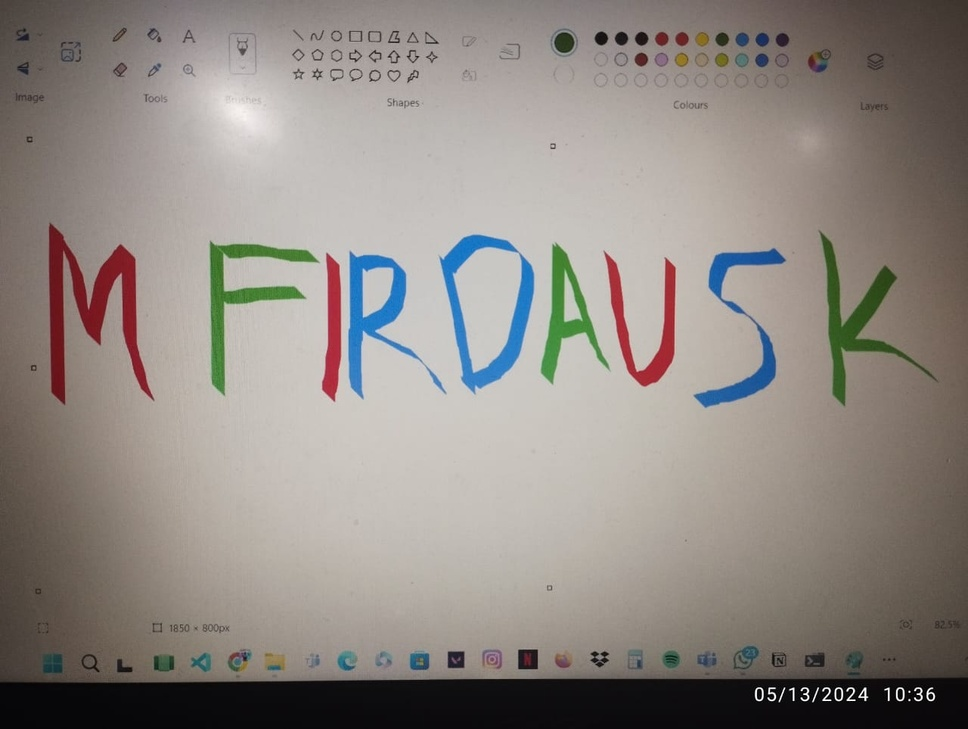
#> input picture PCD_UTS_202131191_2024_ITPLN/namargb.jpeg, 968 x 729 px, shrunk from 1280 x 963 before the run, given in place of namargb.jpg, which was not available
$ jupyter execute --allow-errors 'Deteksi Warna pada citra.ipynb'
#> lines starting #> are read from the running program, lines starting #| are printed output that depends on the picture
[cell 1]
import cv2
import numpy as np
import matplotlib.pyplot as plt

[cell 2]
image = cv2.imread('namargb.jpg')
#> image is the input picture: shape (729, 968, 3); mean B, G, R 131.1, 136.7, 143.5

[cell 3]
grayscale_image = cv2.cvtColor(image, cv2.COLOR_BGR2GRAY)
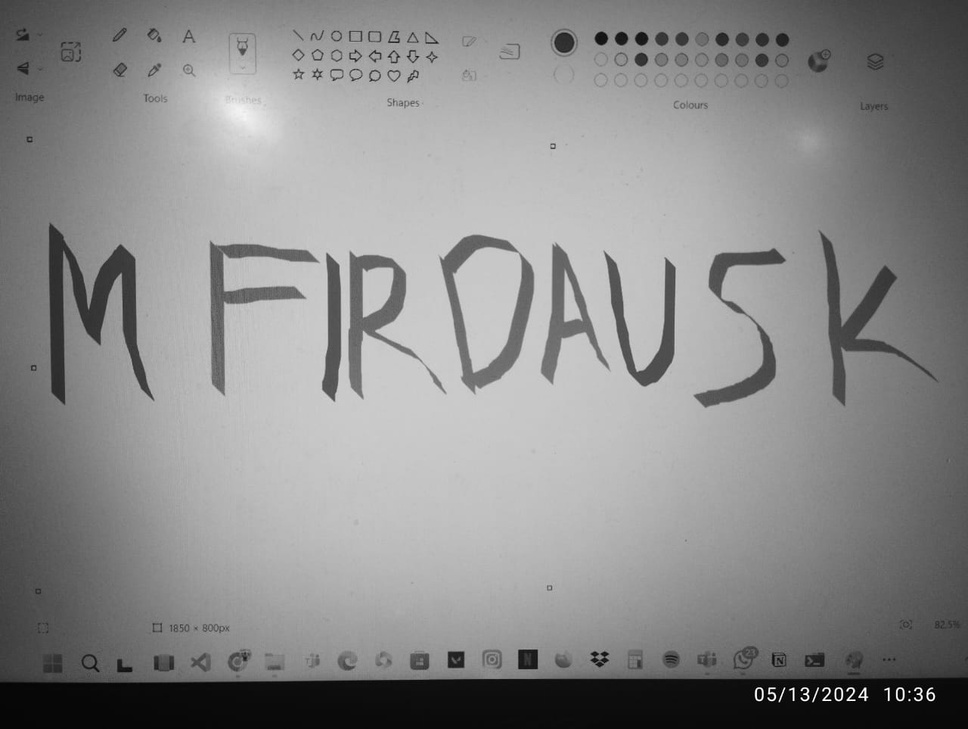
#> grayscale_image: shape (729, 968); min 0, max 255, mean 138.1


$ run again, with PCD_UTS_202131191_2024_ITPLN/kipas.jpeg copied over PCD_UTS_202131191_2024_ITPLN/namargb.jpeg
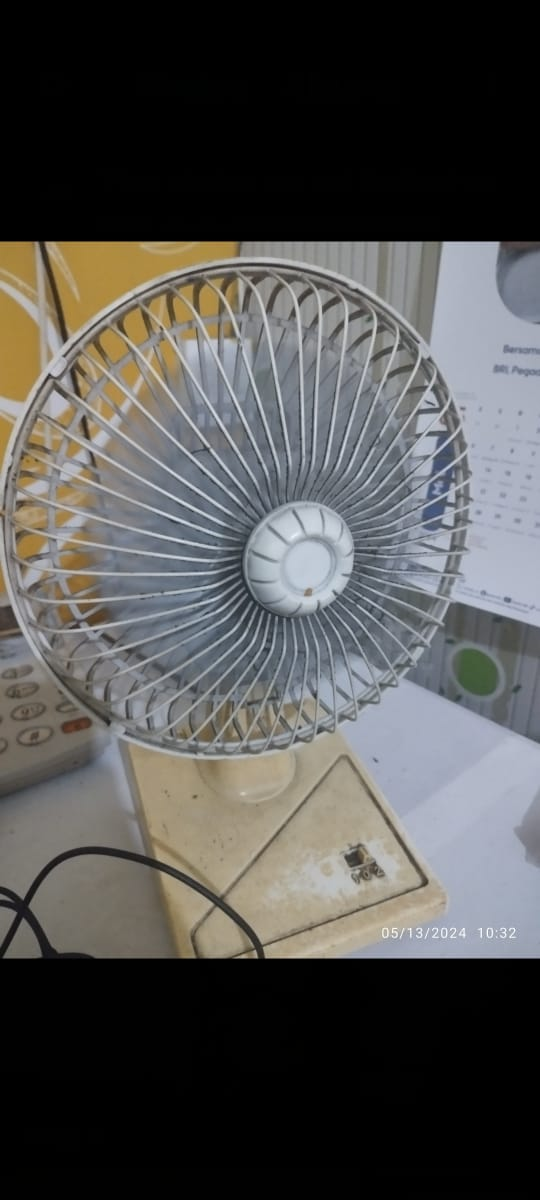
#> input picture PCD_UTS_202131191_2024_ITPLN/kipas.jpeg, 540 x 1200 px, given in place of namargb.jpg, which was not available
#> image is the input picture: shape (1200, 540, 3); mean B, G, R 80.7, 82.3, 82.9
#> `grayscale_image = cv2.cvtColor(image, cv2.COLOR_BGR2GRAY)`:
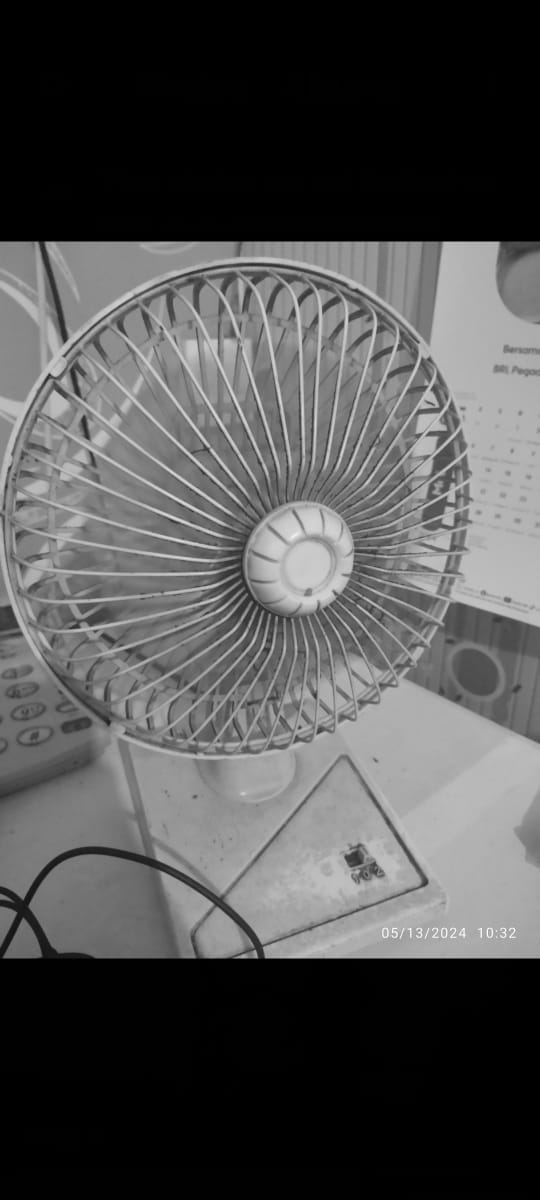
#> grayscale_image: shape (1200, 540); min 0, max 255, mean 82.3
